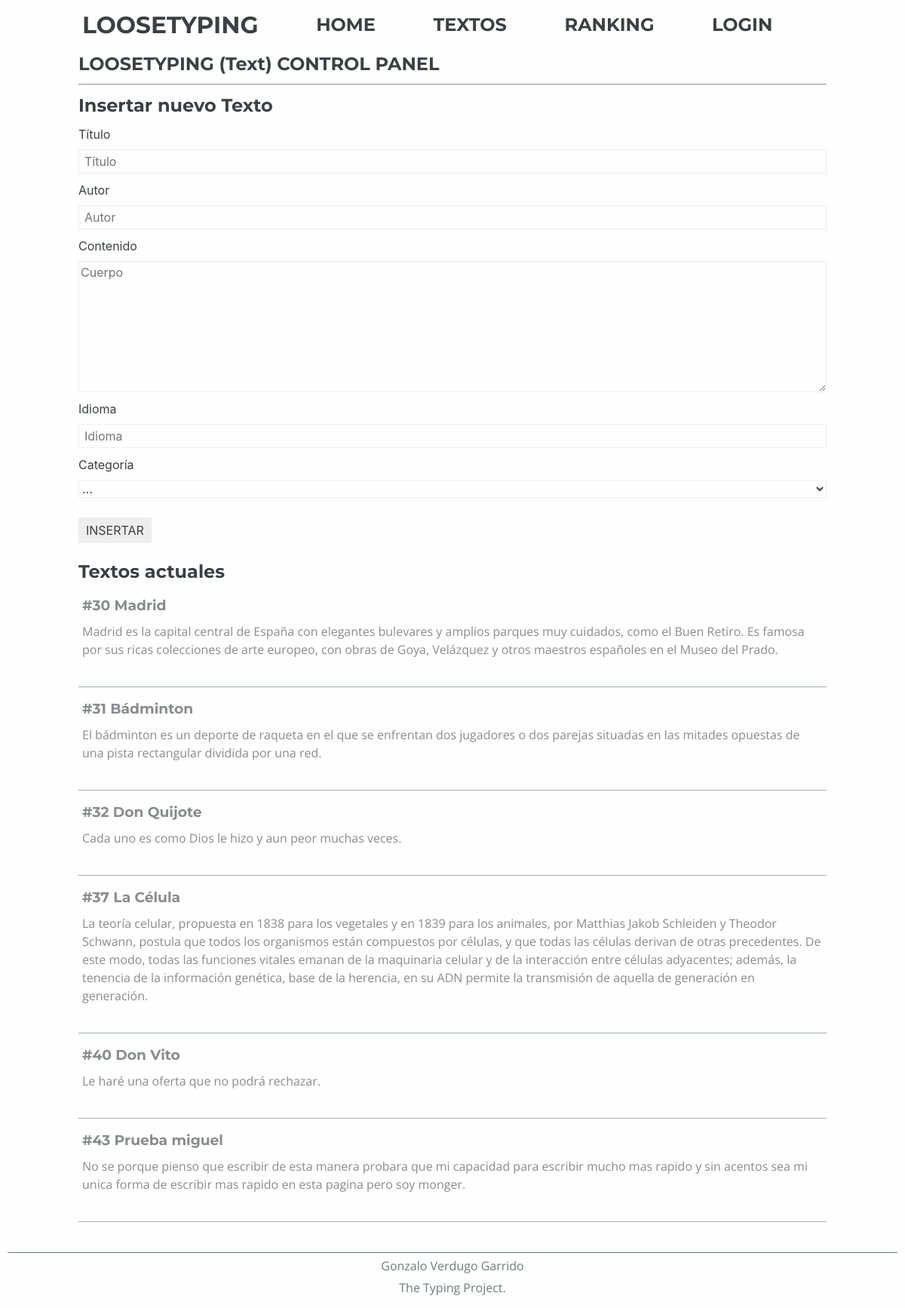
Screenshot of /views/paneltextos.php with the database file from the repository.
### tables this page shows
CREATE TABLE `textos` (
  `id` int(11) NOT NULL,
  `tit_text` varchar(50) DEFAULT NULL,
  `txt_text` text DEFAULT NULL,
  `lang_text` varchar(50) DEFAULT NULL,
  `id_cat` int(11) DEFAULT NULL,
  `ori_text` varchar(150) DEFAULT NULL,
  `created_at` timestamp NOT NULL DEFAULT current_timestamp() ON UPDATE current_timestamp()
);

### public_html/private/model/dao/daoText.php (called while the page is built, shortened)
<?php
class DaoText
{
    public static function getAllTexts()
    {
        $db= DbConnection::getInstance();
        $query = "SELECT * from textos";
        $commit=$db->prepare($query);
        $commit->execute();
        $arr=$commit->fetchAll();
        return $arr;
    }
}

### public_html/views/paneltextos.php (the view, shortened to what this page needs)
<?php
include("../private/model/text.php");
$texts = Text::getAllTexts();
?>
<!DOCTYPE html>
<html lang='es' dir='ltr'>
<head>
    <link rel="stylesheet" href="../css/reboot.css">
    <?php include "../includes/general-head.php" ?>
</head>
<body>
    <main>
        <?php include "../includes/nav.php";?>
        <section>
            <h1>LOOSETYPING (Text) CONTROL PANEL</h1>
            <hr>
            <div id="ins-text">
                <h1><span class="ec ec-new"></span>
                    Insertar nuevo Texto</h1>
                <form
                    action="<?php echo $_SERVER['PHP_SELF'] ?>"
                    method="POST">
                    <ul class="tb-no-decor">
                        <li class="li-label-input"><label for="titulo">Título</label><input name="titulo"
                                placeholder="Título" type="text">
                        </li>
                        <li class="li-label-input"><label for="autor">Autor</label><input name="autor"
                                placeholder="Autor" type="text"></li>
                        <li class="li-label-input"><label for="contenido">Contenido</label><textarea
                                placeholder="Cuerpo" name="contenido" rows="7"></textarea>
                        </li>
                        <li class="li-label-input"><label for="lang">Idioma</label><input name="lang"
                                placeholder="Idioma" type="text"></li>
                        <li class="li-label-input"><label for="categoria">Categoría</label><select name="categoria">
                                <option value=0>...</option>
                            </select>
                        <li><button class="button" type="button" onclick='validar()'>INSERTAR</button></li>
                    </ul>
                </form>
            </div>
            <div id="all-text">
                <h1>Textos actuales</h1>
                <?php
            foreach ($texts as $text) {
                echo $text->imprimir();
            }
            ?>
            </div>
        </section>
        <?php include "../includes/footer.php" ?>
    </main>
</body>
</html>

### public_html/private/model/text.php (shortened to what this page needs)
<?php
include_once('dao/daoText.php');
class Text
{
    private $id;
    private $titText;
    private $txtText;
    public function __construct($id="", $titText="", $txtText="", $lang="", $idCat="", $autorText="", $createdAt="")
    {
        $this->id=$id;
        $this->titText=$titText;
        $this->txtText=$txtText;
    }
    public static function getAllTexts()
    {
        $daoResult = DaoText::getAllTexts();
        $texts = array();
        foreach ($daoResult as $daoText) {
            array_push($texts, new Text($daoText['id'], $daoText['tit_text'], $daoText['txt_text'], $daoText['lang_text'], $daoText['id_cat'], $daoText['ori_text'], $daoText['created_at']));
        }
        return $texts;
    }
    public function imprimir()
    {
        $rand = rand(0, 1000000);
        $html="";
        $html.=" <div id='{$rand}' class='custom-text-container'>";
        $html.=" <h3>#{$this->id}  {$this->titText}</h3>";
        $html.="<p>{$this->txtText}</p>";
        $html.="<p class='button-text-container'><span onclick='deleteText({$rand},{$this->id})' class='ec ec-negative-squared-cross-mark'></span><a href='actualizarTexto.php?text=".$this->id."'><span class='ec ec-currency-exchange'></span></a>
        </p>";
        $html.="</div>";
        return $html;
    }
}

### public_html/css/reboot.css (style rules this page uses)
*, *::before, *::after { box-sizing: border-box; }
html { font-family: sans-serif; line-height: 1.15; -webkit-text-size-adjust: 100%; -ms-text-size-adjust: 100%; -ms-overflow-style: scrollbar; -webkit-tap-highlight-color: transparent; }
article, aside, dialog, figcaption, figure, footer, header, hgroup, main, nav, section { display: block; }
body { margin: 0; font-family: -apple-system, BlinkMacSystemFont, "Segoe UI", Roboto, "Helvetica Neue", Arial, sans-serif, "Apple Color Emoji", "Segoe UI Emoji", "Segoe UI Symbol"; font-size: 1rem; font-weight: normal; line-height: 1.5; color: #212529; text-align: left; background-color: #fff; }
hr { box-sizing: content-box; height: 0; overflow: visible; }
h1, h2, h3, h4, h5, h6 { margin-top: 0; margin-bottom: 0.5rem; }
p { margin-top: 0; margin-bottom: 1rem; }
ol, ul, dl { margin-top: 0; margin-bottom: 1rem; }
a, area, button, [role="button"], input:not([type="range"]), label, select, summary, textarea { -ms-touch-action: manipulation; touch-action: manipulation; }
label { display: inline-block; margin-bottom: 0.5rem; }
button { border-radius: 0; }
input, button, select, optgroup, textarea { margin: 0; font-family: inherit; font-size: inherit; line-height: inherit; }
button, input { overflow: visible; }
button, select { text-transform: none; }
button, html [type="button"], [type="reset"], [type="submit"] { -webkit-appearance: button; }
textarea { overflow: auto; resize: vertical; }

### public_html/css/general.css (style rules this page uses)
* { color: #3c4043; }
body { background-color: #fdfefe; }
h1, h2, h3, h4 { font-family: "Montserrat", sans-serif; font-weight: bold; color: #3c4043; }
p, span { font-family: "Open Sans", sans-serif; }
section { max-width: 992px; margin: 0 auto; padding: 30px 3 3 3; min-height: 85vh; }
.custom-text-container { width: 100%; padding: 5px; border-bottom: 1px solid #707b7c; opacity: 0.6; margin-bottom: 10px; display: flex; flex-direction: column; }
input[type="text"], input[type="email"], input[type="password"] { border: 1px solid #eee; color: #3c4043; background-color: #fdfefe; padding: 3px 7px 3px; }
input[type="button"], input[type="submit"], button { background-color: #eee; border: none; padding: 5px; }
select { border: 1px solid #eee; background-color: #fdfefe; }
.button { padding: 5px 10px; background-color: #eee; border: none; color: #3c4043; }
.tb-no-decor { list-style-type: none; padding: 0; }
.li-label-input { display: flex; flex-direction: column; margin-bottom: 10px; }
#all-text { margin-top: 20px; }
textarea { background-color: #fdfefe; border: 1px solid #eee; }
button { padding: 0; }

### public_html/css/darkmode.css (style rules this page uses)
* { color: #fdfefe; }
body { background-color: #3c4043; }
h1, h2, h3, h4, p, span { color: #fdfefe; }
input[type="text"], input[type="email"], input[type="password"] { border: 1px solid #707b7c; color: #fdfefe; background-color: #3c4043; }
input[type="button"], input[type="submit"], button { background-color: #707b7c; border: none; }
select { border: 1px solid #707b7c; background-color: #3c4043; }
.button { padding: 5px 10px; color: #fdfefe; border: none; background-color: #707b7c; }
textarea { background-color: #3c4043; border: 1px solid #707b7c }

### rows the page displays
textos: id "30", tit_text "Madrid", txt_text "Madrid es la capital central de España con elegantes bulevares y amplios parques muy cuidados, como el Buen Retiro. Es famosa por sus ricas colecciones de arte europeo, con obras de Goya, Velázquez y otros maestros españoles en el Museo del Prado."
textos: id "31", tit_text "Bádminton", txt_text "El bádminton es un deporte de raqueta en el que se enfrentan dos jugadores o dos parejas situadas en las mitades opuestas de una pista rectangular dividida por una red."
textos: id "32", tit_text "Don Quijote", txt_text "Cada uno es como Dios le hizo y aun peor muchas veces."
textos: id "37", tit_text "La Célula", txt_text "La teoría celular, propuesta en 1838 para los vegetales y en 1839 para los animales, por Matthias Jakob Schleiden y Theodor Schwann, postula que todos los organismos están compuestos por células, y que todas las células derivan de otras precedentes. De este modo, todas las funciones vitales emanan de la maquinaria celular y de la interacción entre células adyacentes; además, la tenencia de la información genética, base de la herencia, en su ADN permite la transmisión de aquella de generación en generación."
textos: id "40", tit_text "Don Vito", txt_text "Le haré una oferta que no podrá rechazar."
textos: id "43", tit_text "Prueba miguel", txt_text "No se porque pienso que escribir de esta manera probara que mi capacidad para escribir mucho mas rapido y sin acentos sea mi unica forma de escribir mas rapido en esta pagina pero soy monger."
